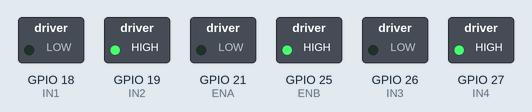
Recording of a sketch running on a simulated ESP32. On the bench: switched loads named in the sketch (green lamp = pin HIGH). What the sketch prints to the serial monitor is not drawn.

Above: at 0.1 s.
Timing chart, 0 to 1.6 s (numbered marks = the images above):
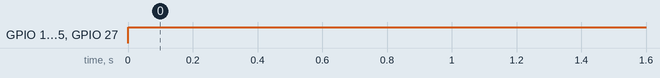

Measured:
- by itself, GPIO 19 (IN2), GPIO 25 (ENB), GPIO 27 (IN4): LOW → HIGH at 0.00 s

The sketch:

bot_control.ino
```cpp
/*
  Blink
*/
// Include Libraries
#include <esp_now.h>
#include <WiFi.h>

// Define a data structure
typedef struct struct_message {
  int x,y,cmd;
} struct_message;

// Create a structured object
struct_message myData;


// Callback function executed when data is received
void OnDataRecv(const uint8_t * mac, const uint8_t *incomingData, int len) {
  memcpy(&myData, incomingData, sizeof(myData));
//  Serial.print("Data received: ");
//  Serial.println(len);
//  Serial.print("X Value: ");
//  Serial.println(myData.x);
//  Serial.print("Y Value: ");
//  Serial.println(myData.y);
//  Serial.print("digital Value: ");
//  Serial.println(myData.cmd);
//  Serial.println();
}

// ledPin refers to ESP32 GPIO 23
const int ENA = 21;
const int IN1 = 18;
const int IN2 = 19;
const int ENB = 25;
const int IN3 = 26;
const int IN4 = 27;
//ESP Interfacing Pins
int throttle = 1840; // take value from joystick , range from 0-4095
int steer = 1840; // take value from joystick , for left-right, range from 0-4095
int nthrottle,nsteer;
// the setup function runs once when you press reset or power the board
void setup() {
  // initialize digital pin ledPin as an output.
  pinMode(ENA, OUTPUT);
  pinMode(IN1, OUTPUT);
  pinMode(IN2, OUTPUT);
  pinMode(ENB, OUTPUT);
  pinMode(IN3, OUTPUT);
  pinMode(IN4, OUTPUT);
//  Serial.begin(1200);

  // Set up Serial Monitor
  Serial.begin(115200);

  // Set ESP32 as a Wi-Fi Station
  WiFi.mode(WIFI_STA);

  // Initilize ESP-NOW
  if (esp_now_init() != ESP_OK) {
    Serial.println("Error initializing ESP-NOW");
    return;
  }
}

// M1 = left motor, ENA,IN1,IN2
//M2 = right motor, enB,IN3,IN4

void M1DF(int spd){ // motor 1 digital forward
  digitalWrite(IN1, HIGH);
  digitalWrite(IN2, LOW);
  analogWrite(ENA,spd);
}

void M2DF(int spd){ // motor 2 digital forward
  digitalWrite(IN3, HIGH);
  digitalWrite(IN4, LOW);
  analogWrite(ENB,spd);
}

void M1DB(int spd){ // motor 1 digital backward
  digitalWrite(IN1, LOW);
  digitalWrite(IN2, HIGH);
  analogWrite(ENA,spd);
}

void M2DB(int spd){ // motor 2 digital backward
  digitalWrite(IN3, LOW);
  digitalWrite(IN4, HIGH);
  analogWrite(ENB,spd);
}

void botmove(int throttle,int steer){
  if(throttle<1850 && throttle>1750 && steer>1750 && steer<1850){
    nthrottle = 0;
    nsteer = 0;
  }

  if(throttle<=1750){
    nthrottle = map(throttle,0,1750,-250,0);
  }
  else if(throttle>=1850){
    nthrottle = map(throttle,1850,4095,0,250);
  }
  if(steer<=1750){
    nsteer = map(steer,0,1750,-250,0);
  }
  else if(steer>=1850){
    nsteer = map(steer,1850,4095,0,250);
  }
  Serial.print(nthrottle);
  Serial.print("\t");
  Serial.print(nsteer);
  Serial.println();
  int rightMotorSpeed, leftMotorSpeed;
  rightMotorSpeed =  abs(nthrottle) - nsteer;
  leftMotorSpeed =  abs(nthrottle) + nsteer;
  rightMotorSpeed = constrain(rightMotorSpeed, 0, 255);
  leftMotorSpeed = constrain(leftMotorSpeed, 0, 255);

  if (nthrottle<0){
    M1DB(leftMotorSpeed);
    M2DB(rightMotorSpeed);
  }
  else if (nthrottle==0 && nsteer == 0){
    M1DF(0);
    M2DF(0);
  }
  else if (nthrottle>=0){
    M1DF(leftMotorSpeed);
    M2DF(rightMotorSpeed);
  }
}


// the loop function runs over and over again forever
void loop() {
    esp_now_register_recv_cb(OnDataRecv);
    //Serial.println(myData.x);
    throttle = myData.x;//get from joy
    steer = myData.y;// get from joy
    botmove(throttle,steer);
}
```
